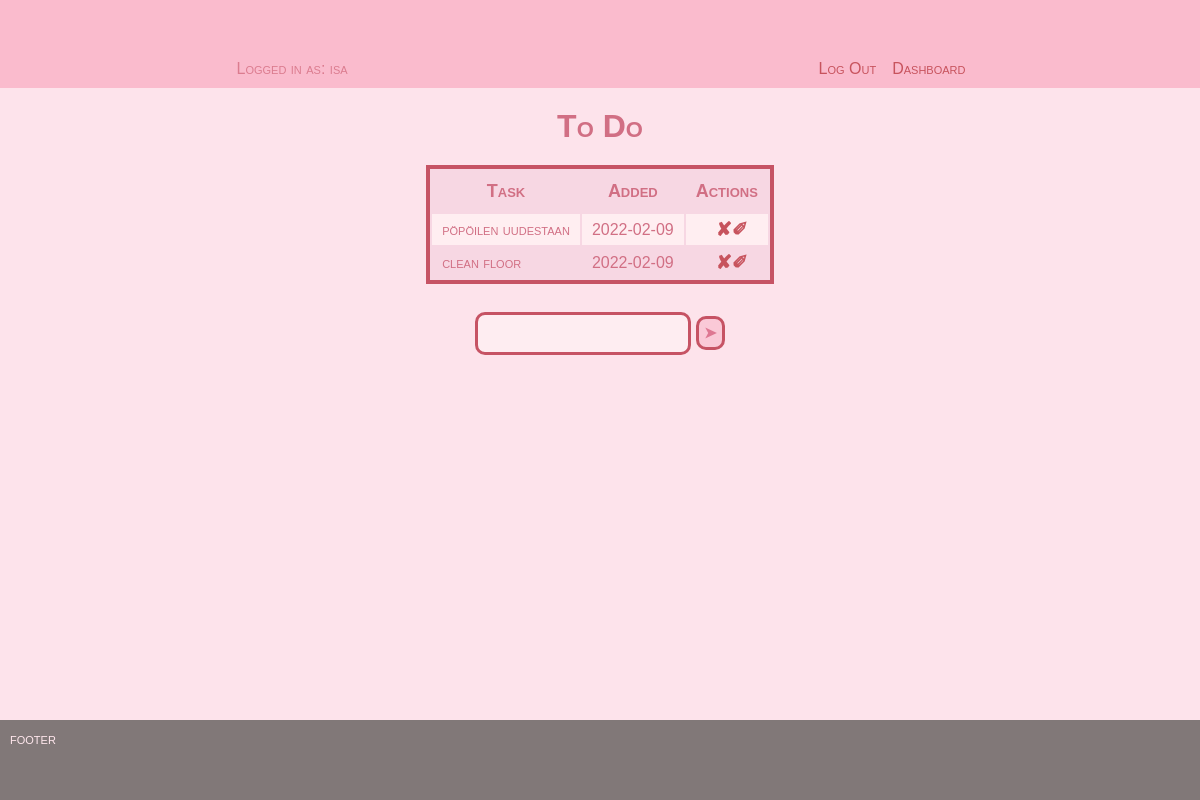
The page / (signed in) on the database as committed earlier.
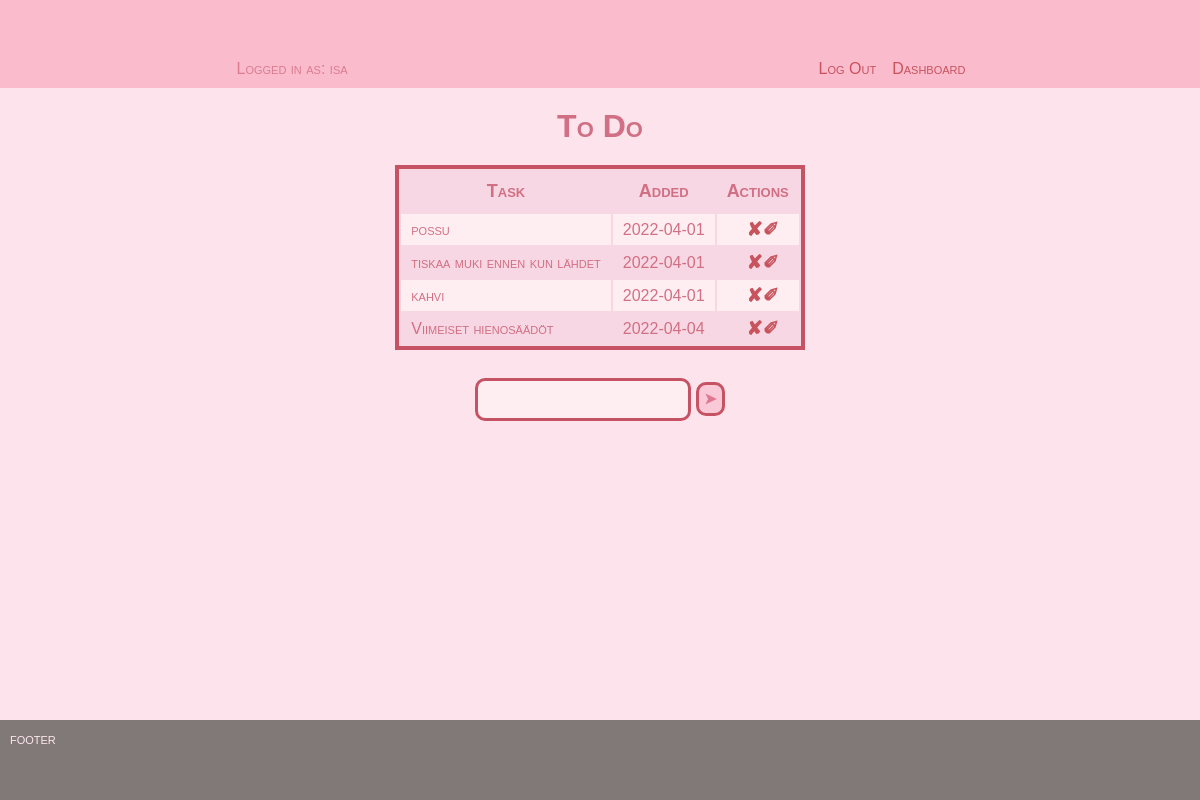
The same page on the database as committed later.
### app.py (models this page shows, shortened)
class User(db.Model, UserMixin):
    id = db.Column(db.Integer, primary_key=True)
    username = db.Column(db.String(20), nullable=False, unique=True)
    password = db.Column(db.String(80), nullable=False )

class Todo(db.Model):
    id = db.Column(db.Integer, primary_key=True)
    content = db.Column(db.String(200), nullable=False)
    date_created = db.Column(db.DateTime, default=datetime.utcnow)
    created_by = db.Column(db.String(10),)
    completed = db.Column(db.Boolean, default=False)

### app.py (the view)
@app.route('/', methods=['POST', 'GET'])
@login_required
def index():
    if request.method == 'POST':
        task_content = request.form['content']
        new_task = Todo(content=task_content)
        try:
            db.session.add(new_task)
            db.session.commit()
            return redirect('/')
        except:
            return 'there was a problem'
    else:
        tasks = Todo.query.order_by(Todo.date_created).all()
        return render_template('index.html', tasks=tasks)

### app.py (called while the page is built)
@login_manager.user_loader
def load_user(user_id):
    return User.query.get(user_id)

### templates/index.html (shortened to what this page needs)
{% extends 'base.html' %}
{% block body %}
<div class="page">
    <div class="header">
        <p class="loggedinas">Logged in as: {{current_user.username}}</p>
            <ul>
                <li><a class="headbutt" href="{{url_for('logout')}}"> Log Out </a></li>
                <li> <a class="headbutt" href="{{ url_for('dashboard')}}">Dashboard</a></li>
            </ul>
    </div>
    <div class="content">
        <h1>To Do</h1>
        {% if tasks|length < 1 %}
        <h4>Add a note to dispaly on todo table</h4>
        {% else %}
        <table>
            <tr>
                <th>Task</th>
                <th>Added</th>
                <th>Actions</th>
            </tr>
            {% for task in tasks %}
                <tr>
                    <td>{{ task.content }}</td>
                    <td>{{ task.date_created.date() }}</td>
                    <td class="buttons">
                        <a href="/delete/{{task.id}}">&#10008;</a>
                        <a href="/update/{{task.id}}">&#10000;</a>
                    </td>
                </tr>
            {% endfor %}
        </table>
        {% endif %}
        <br>
        <div class="form">
            <form action="/"method="POST">
                <input type="text" name="content" id="content" required>
                <input id="submit" type="submit" value="&#10148;">
            </form>
        </div>
        <footer>
           <p> footer </p>
        </footer>
</div>
</div>
{% endblock %}

### templates/base.html (shortened to what this page needs)
<!DOCTYPE html>
<html lang="en">
<head>
    <link rel="stylesheet" href="{{ url_for('static', filename='css/main.css') }}">
</head>
<body>
    {% block body %}{% endblock %}
</body>
</html>

### static/css/main.css (style rules this page uses)
:root { --bg-color: rgb(253, 227, 235); --bg-color2: rgb(250, 201, 215); --border: rgb(198, 83, 100); --text: rgb(222, 119, 146); }
* { margin: 0; font-variant: small-caps; font-family: 'Trebuchet MS', 'Lucida Sans Unicode', 'Lucida Grande', 'Lucida Sans', Arial, sans-serif; }
.page { margin: 0; display: flex; flex-direction: column; gap: 0; align-items: center; justify-items: center; background-color: var(--bg-color); min-height: 100vh; }
.content { margin: 0; font-family: 'Trebuchet MS', 'Lucida Sans Unicode', 'Lucida Grande', 'Lucida Sans', Arial, sans-serif; color: rgb(209, 111, 132); display: flex; align-items: center; justify-content: center; flex-direction: column; padding: 20px; }
.header { display: flex; flex-direction: row; align-items: center; justify-content: space-around; padding-top: 50px; background-color: #fabbcd; width: 100%; margin-top: 0; font-family: 'Trebuchet MS', 'Lucida Sans Unicode', 'Lucida Grande', 'Lucida Sans', Arial, sans-serif; }
.headbutt { padding: 5px; display: block; padding: 8px; float: left; }
.loggedinas { color: rgb(219, 124, 143); font-family: 'Trebuchet MS', 'Lucida Sans Unicode', 'Lucida Grande', 'Lucida Sans', Arial, sans-serif; float: left; }
ul { list-style-type: none; margin: 0; padding: 0; }
li { display: inline; background-color: #fabbcd; }
table { display: flex; flex-direction: column; row-gap: 0; background-color: rgb(247, 215, 227); border: 4px solid var(--border); max-width: 600px; margin-top: 20px; }
th { font-size: large; padding: 10px; color: rgb(209, 111, 132); }
td { padding: 4px 10px; }
tr:nth-child(even) { background-color: #ffeef1; }
td.buttons { display: flex; }
.buttons { font-size: larger; font-weight: bold; padding-right: 20px; float: right; }
.form { display: flex; flex-direction: row; margin: 10px; }
input[type=button], input[type=submit] { padding-bottom: 8px; padding: 5px; color: var(--text); border: 3px solid var(--border); border-radius: 10px; font-size: 15px; font-weight: bold; background-color: var(--bg-color2); }
input[name=content] { border: 3px solid rgb(198, 83, 100); border-radius: 10px; height: 27px; max-width: 300px; min-width: 200px; text-decoration: none; margin: auto; padding: 5px; background-color: rgb(254, 237, 241); }
a { text-decoration: none; color: rgb(199, 83, 93); }
footer { position: absolute; bottom: 0; width: 100%; height: 5rem; background-color: #817878; color: rgb(255, 231, 237); position: absolute; margin: 0; }
p { padding: 10px; columns: rgb(222, 119, 146);; }

Rows that differ between the two databases and show on the page:
removed Todo: content "pöpöilen uudestaan", date_created "2022-02-09"
removed Todo: content "clean floor", date_created "2022-02-09"
added Todo: content "possu", date_created "2022-04-01"
added Todo: content "tiskaa muki ennen kun lähdet", date_created "2022-04-01"
added Todo: content "kahvi", date_created "2022-04-01"
added Todo: content "Viimeiset hienosäädöt", date_created "2022-04-04"
